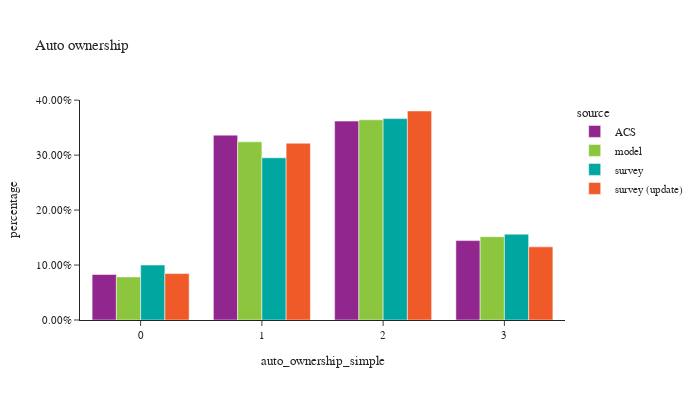

The notebook cell saved with this chart:
### Code cell
df_plot = hh.groupby(['source','auto_ownership_simple'])['hhexpfac'].sum().reset_index()
df_plot = pd.concat([df_plot,df_acs])
df_plot = df_plot.reset_index(drop=True)
df_plot['percentage'] = df_plot.groupby(['source'], group_keys=False)['hhexpfac'].\
        apply(lambda x: x / float(x.sum()))

df_plot_ct = hh.groupby(['source','auto_ownership_simple'])['hhexpfac'].count().reset_index(). \
    rename(columns={'hhexpfac':'sample count'})
df_plot = df_plot.merge(df_plot_ct, on=['source','auto_ownership_simple'], how='left')
df_plot = df_plot[df_plot['auto_ownership_simple'] != '-1']

fig = px.bar(df_plot.sort_values(by=['source']), x="auto_ownership_simple", y="percentage", color="source",
             hover_data=['sample count'],
             barmode="group",title="Auto ownership")
fig.update_layout(height=400, width=700, font=dict(size=11),
                  yaxis=dict(tickformat=".2%"))
fig.show()

### Figure 1 — Plotly figure (JSON) as saved in the notebook; plotly's stock layout.template omitted (floating-point values rounded to 4 significant figures)
{"data": [{"alignmentgroup": "True", "customdata": [[null], [null], [null], [null], [null]], "hovertemplate": "source=ACS<br>auto_ownership_simple=%{x}<br>percentage=%{y}<br>sample count=%{customdata[0]}<extra></extra>", "legendgroup": "ACS", "marker": {"color": "#91268F", "pattern": {"shape": ""}}, "name": "ACS", "offsetgroup": "ACS", "orientation": "v", "showlegend": true, "textposition": "auto", "type": "bar", "x": ["4+", 2, 1, 0, 3], "xaxis": "x", "y": [0.07446, 0.3619, 0.3364, 0.08278, 0.1445], "yaxis": "y"}, {"alignmentgroup": "True", "customdata": [[136000.0], [141600.0], [263100.0], [632400.0], [562900.0]], "hovertemplate": "source=model<br>auto_ownership_simple=%{x}<br>percentage=%{y}<br>sample count=%{customdata[0]}<extra></extra>", "legendgroup": "model", "marker": {"color": "#8CC63E", "pattern": {"shape": ""}}, "name": "model", "offsetgroup": "model", "orientation": "v", "showlegend": true, "textposition": "auto", "type": "bar", "x": ["0", "4+", "3", "2", "1"], "xaxis": "x", "y": [0.07836, 0.08159, 0.1516, 0.3642, 0.3242], "yaxis": "y"}, {"alignmentgroup": "True", "customdata": [[1576.0], [1034.0], [268.0], [572.0], [118.0]], "hovertemplate": "source=survey<br>auto_ownership_simple=%{x}<br>percentage=%{y}<br>sample count=%{customdata[0]}<extra></extra>", "legendgroup": "survey", "marker": {"color": "#00A7A0", "pattern": {"shape": ""}}, "name": "survey", "offsetgroup": "survey", "orientation": "v", "showlegend": true, "textposition": "auto", "type": "bar", "x": ["1", "2", "3", "0", "4+"], "xaxis": "x", "y": [0.2951, 0.3664, 0.1562, 0.09999, 0.0819], "yaxis": "y"}, {"alignmentgroup": "True", "customdata": [[622.0], [1641.0], [1086.0], [283.0], [131.0]], "hovertemplate": "source=survey (update)<br>auto_ownership_simple=%{x}<br>percentage=%{y}<br>sample count=%{customdata[0]}<extra></extra>", "legendgroup": "survey (update)", "marker": {"color": "#F05A28", "pattern": {"shape": ""}}, "name": "survey (update)", "offsetgroup": "survey (update)", "orientation": "v", "showlegend": true, "textposition": "auto", "type": "bar", "x": ["0", "1", "2", "3", "4+"], "xaxis": "x", "y": [0.08446, 0.3216, 0.3803, 0.1331, 0.08011], "yaxis": "y"}], "layout": {"barmode": "group", "font": {"size": 11}, "height": 400, "legend": {"title": {"text": "source"}, "tracegroupgap": 0}, "title": {"text": "Auto ownership"}, "width": 700, "xaxis": {"anchor": "y", "domain": [0.0, 1.0], "title": {"text": "auto_ownership_simple"}}, "yaxis": {"anchor": "x", "domain": [0.0, 1.0], "tickformat": ".2%", "title": {"text": "percentage"}}}}
